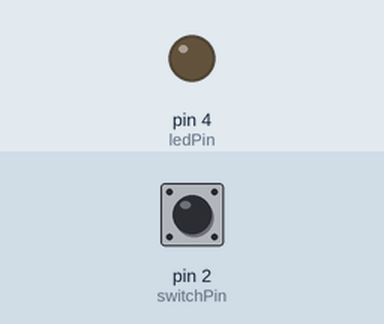
Bench run of a sketch on a simulated Arduino Uno, built with avr-gcc and run on an emulated ATmega328P. Parts: output pins drawn as LEDs (lit = HIGH). The inputs (shaded band) are chosen by the test bench; at power-on: pin 2 (switchPin) HIGH. Random numbers use the default seed unless the sketch sets one; what the sketch prints to the serial monitor is not drawn.

Above: at 8.8 s.
8.9 s: pin 2 (switchPin) pulled LOW for 3.2 s
At 11.4 s:
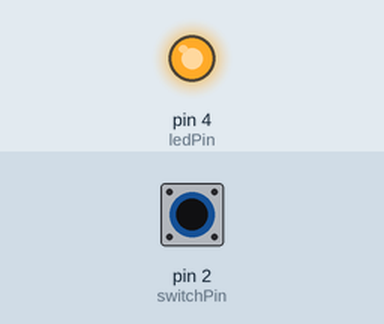
Timing chart, 0 to 22.6 s (numbered marks = the images above; inputs shaded):
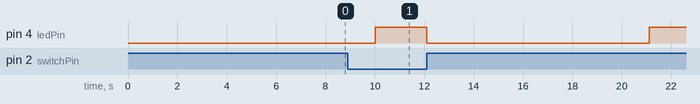

The sketch:

sketch_nov24a.ino
```cpp
int switchPin = 2;
int ledPin = 4;
boolean lastButton = LOW;
boolean currentButton = LOW;
boolean Started = false;
boolean timer = false;
long startTime;
long endTime;
long randomTime;
float elapsedTime;

void setup()
{
   pinMode(switchPin, INPUT);
   pinMode(ledPin, OUTPUT);
   Serial.begin(9600);
}
boolean debounce(boolean last)
{
   boolean current = digitalRead(switchPin);
   if(last != current)
   {
       delay(5);
       current = digitalRead(switchPin);
   }
   return current;
}


void loop()
{
   currentButton = debounce(lastButton);
   if(timer == false)
   {
     Serial.println("Inizio");
     Random();
     timer = true;
   }

   if(lastButton == LOW && currentButton == HIGH)
   {
    Serial.println("Fine");
       Stop();
       timer = false;
   }
   lastButton = currentButton;

   /*
   if(lastButton == LOW && currentButton == HIGH)
   {
       Started = !Started;
       //lastButton = HIGH;
   }
   lastButton = currentButton;
   if(Started == true && timer == false)
   {
        Random();
        timer = true;
   }
   if(Started == false && timer == true)
   {
       Stop();
       timer = false;
   }
   */
}
void Random()
{
    randomTime = random(4,10);
    randomTime = randomTime*1000;

    delay(randomTime);
    Start();
}


void Start(){
    startTime = millis();
    digitalWrite(ledPin, HIGH);
}

void Stop(){
   endTime = millis();
   elapsedTime = (endTime - startTime)+5;
   elapsedTime = elapsedTime/1000;
   Serial.print("Time Seconds: ");
   Serial.println(elapsedTime);
   digitalWrite(ledPin, LOW);
}
```
